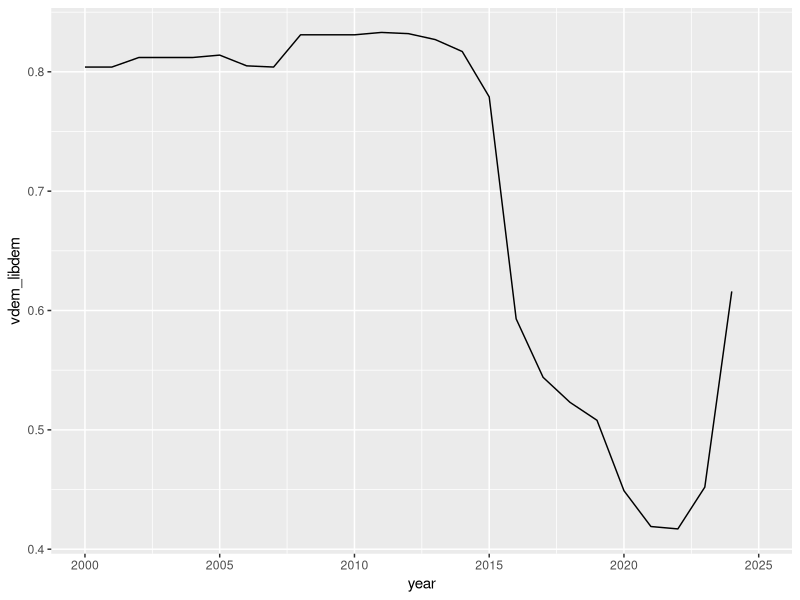
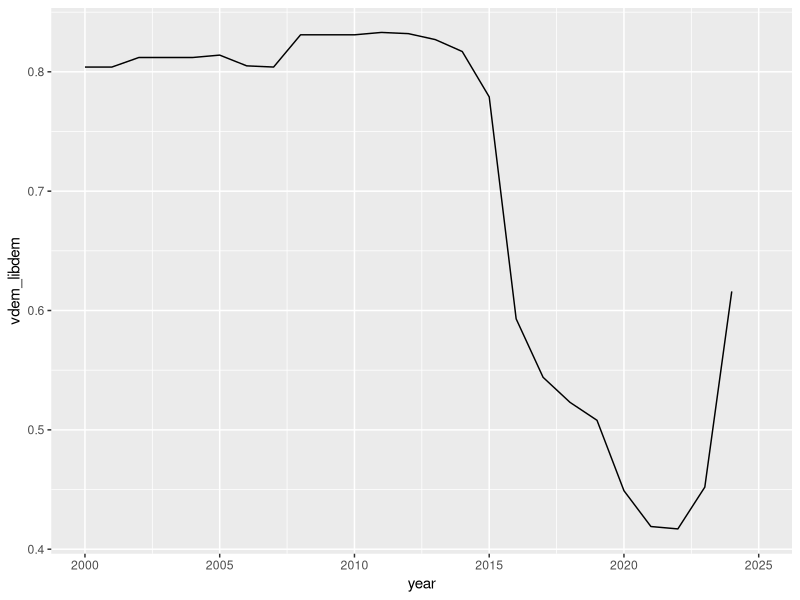
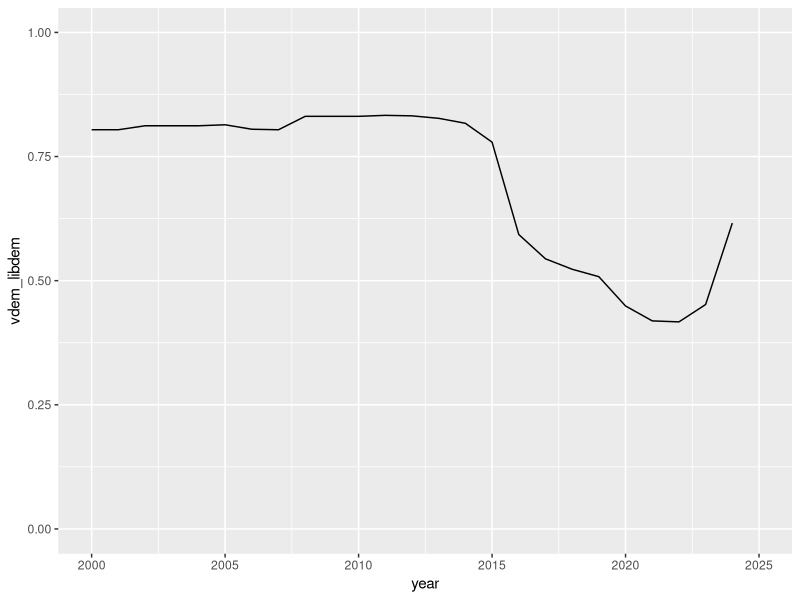
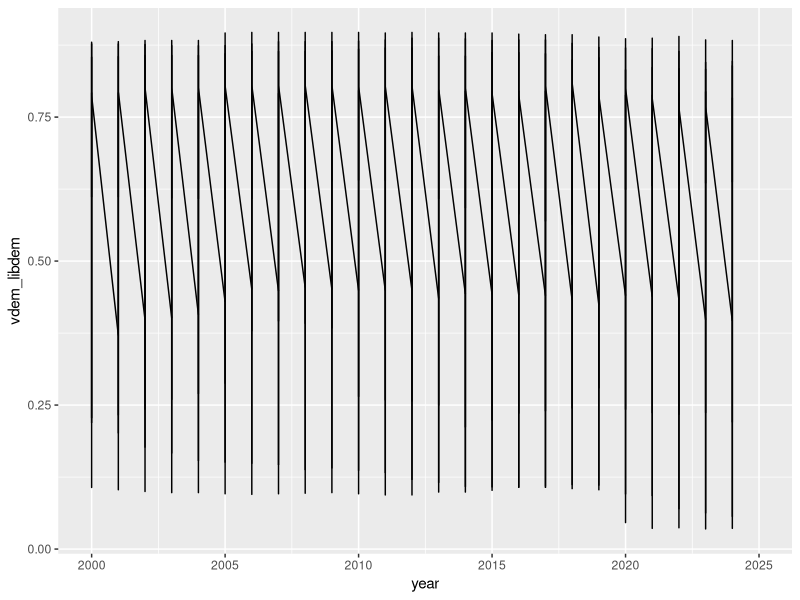
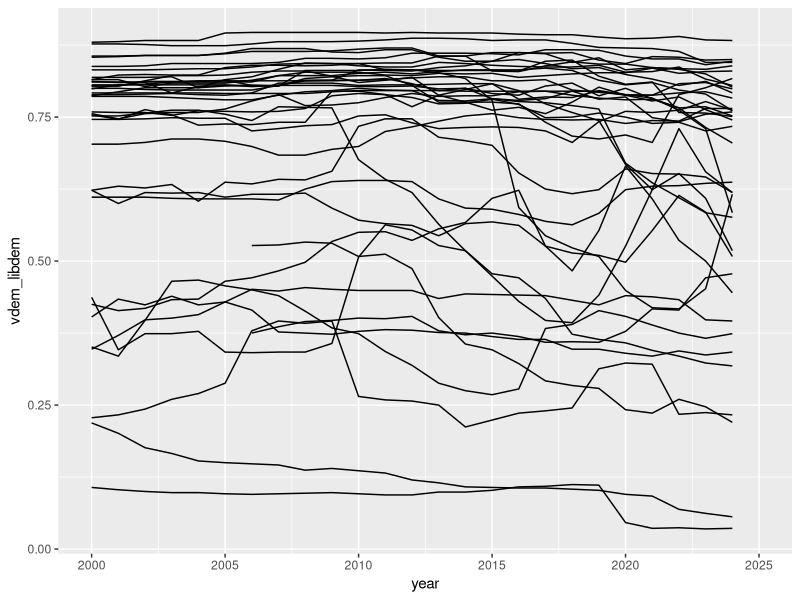
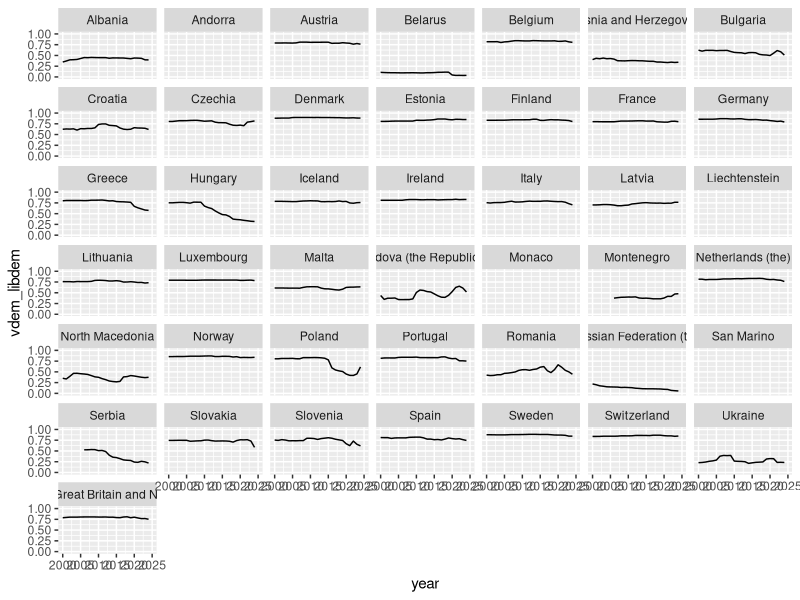
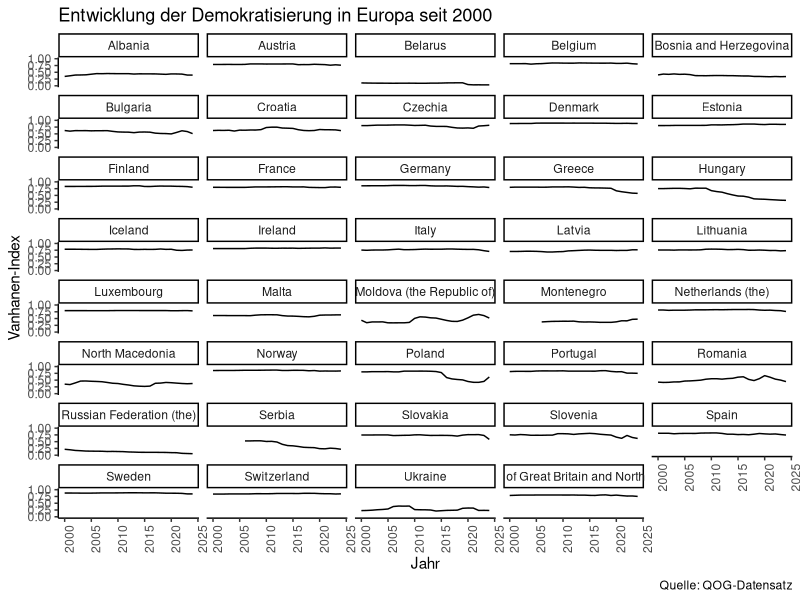
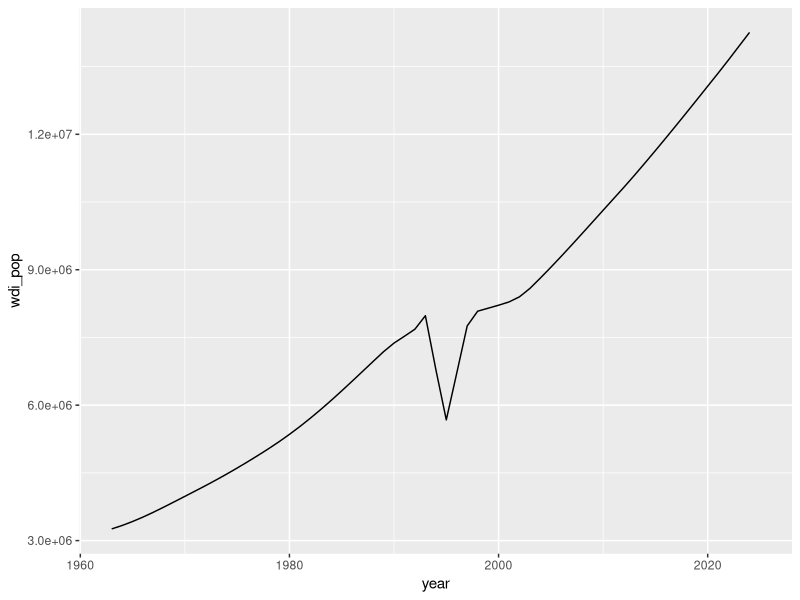

Write the R code that produced these figures, in order.
### Datenvisualisierung mit ggplot2 - Teil 5: Zeitreihen und facets
## Sebastian Kuhn. 29.09.2021 - Update April 2026

## Wichtige Pakete laden und Datensatz importieren
library(tidyverse) # lädt alle Pakete des "tidyverse" - unter anderem ggplot2 und readr
library(here)

## Verwenden Sie bitte den Auszug aus dem QOG-Zeitreihen-Datensatz - beispielsweise mit
qog_ts <- read.csv(here("01_data/qog_ts_sample.csv")) %>%
  mutate(year = as.integer(.data$year))



# Variante 1 (Zweistufig): ---------------------------------------
# 1: Teildatensatz erstellen und speichern
poland_2000 <- filter(qog_ts, cname == "Poland" & year >1999)

# 2: Visualisierung mit ggplot
p <- ggplot(poland_2000, aes(x=year,  y=vdem_libdem))
p + geom_line()

# Variante 2 ------------------------------------------------------
# ggplot in die dplyr-Pipe "einbauen"

  #"Nimm den Datensatz "qog_ts" und dann...
p <- qog_ts %>%
  #...verwende nur Daten aus Polen und nach 1999 und dann...
  filter(cname == "Poland" & year > 1999) %>%
  # ...verwende diese Daten in der ggplot-Funktion."
  ggplot(aes(x=year,  y=vdem_libdem))

# Liniendiagramm darstellen
p + geom_line()

# Skalierung anpassen
p + geom_line() +
scale_y_continuous(limits = c(0,1))  # Anpassung der Skalierung der Y-Achse

# Darstellungsversuch für ganz Europa
p <- qog_ts %>%
  filter(continent == "Europe" & year > 1999) %>%
  ggplot(aes(x=year,  y=vdem_libdem))

# Liniendiagramm darstellen
p + geom_line()

# Darstellungsversuch für ganz Europa 2
p + geom_line(aes(group = cname))

# Darstellungsversuch für ganz Europa mit facets
p + geom_line() +
  scale_y_continuous(limits = c(0,1)) + # Anpassung der Skalierung der Y-Achse
facet_wrap(.~cname)

# Fehlende Werte in der dplyr-Pipeline ausschließen
p <- qog_ts %>%
  select(cname, continent, year, vdem_libdem) %>%
  filter(continent == "Europe" & year > 1999) %>%
  drop_na() %>%
  ggplot(aes(x=year,  y=vdem_libdem))

# Liniendiagramme für die einzelnen Länder darstellen
p + geom_line() +
  scale_y_continuous(limits = c(0,1)) + # Anpassung der Skalierung der Y-Achse
  labs (x = "Jahr",
        y = "Vanhanen-Index",
        title = "Entwicklung der Demokratisierung in Europa seit 2000",
        caption = "Quelle: QOG-Datensatz") +
  facet_wrap(.~cname, ncol = 5) + # mit "ncol" wird die Anzahl der Spalten gesteuert
   theme_classic() +
  #theme_minimal() +
  theme(axis.text.x = element_text(angle = 90)) # Text auf der x-Achse drehen

# Bevölkerungsentwicklung in Ruanda
qog_ts %>%
  filter(ccodealp == "RWA") %>%
  ggplot(., aes(x=year,  y=wdi_pop)) +
  geom_line()

# Annotierte Darstellung der Bevölkerungsentwicklung in Ruanda
# Beachten Sie, dass Sie für den Codeblock das Paket "scales" benötigen.
# install.packages("scales")
# library(scales)

qog_ts %>%
  filter(ccodealp == "RWA" & year > 1960) %>%
  ggplot(aes(x=year,  y=wdi_pop, color = cname)) +
  geom_line(linewidth = 2) +
  geom_point(size = 2, shape = 21, color = "black", fill = "white") +
  labs(title = "Bevölkerungsentwicklung in Ruanda",
       x ="Jahr",
       y="Bevölkerungszahl") +
  scale_y_continuous(label = scales::comma_format(big.mark = ".", decimal.mark = ",")) +
  scale_x_continuous(breaks = seq(1960, 2020, 5)) +
  annotate("rect", xmin = 1990, xmax = 1994, ymin = -Inf, ymax = Inf, alpha = .2) +
  annotate("text", x = 1992, y = 10000000, angle = 90, label = "1990-1994: Bürgerkrieg und Genozid") +
  theme_classic() +
  theme(legend.position = "none")
